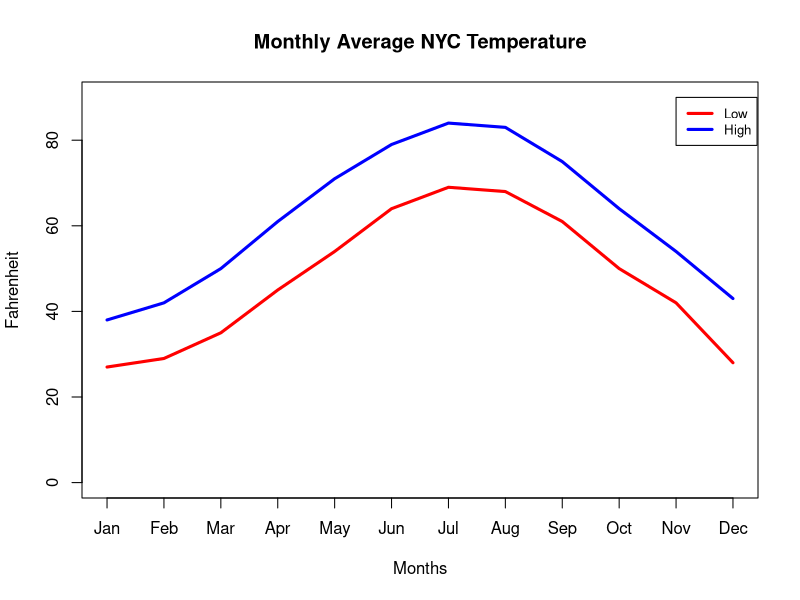

The R source for this figure: (Note: this script raises an error after producing the figure.)
fill <- "#4271AE"
line <- "#1F3552"
#rm(list = ls())

head(mtcars)

#1
Month=c('Jan','Feb','Mar','Apr','May','Jun','Jul','Aug','Sep','Oct','Nov','Dec')
high=c(38,42,50,61,71,79,84,83,75,64,54,43)
low=c(27,29,35,45,54,64,69,68,61,50,42,28)

lowts <- ts(low)
hights <- ts(high)

plot(hights, col="blue", lwd =3, ylim=c(0,90),xaxt='n', xlab="Months", ylab="Fahrenheit")
lines(lowts, col="red", lwd =3)
axis(1, at= 1:12, labels = Month)
title(main="Monthly Average NYC Temperature")

legend(11, 90, legend=c("Low", "High"),col=c("red", "blue"), lty=1:1, cex=0.8, lwd=3)

temperature<-data.frame(high,low)
temperature$group<-colnames(temperature)
temperature.m <-melt(temperature, id.vars="group")

ggplot(temperature.m, aes(variable, value))+geom_boxplot(fill = fill, colour = line, alpha = 0.7,
                                                  outlier.colour="black",outlier.shape=16,outlier.size=2,
                                                  notch=FALSE, show.legend = FALSE)+
  labs(x=" ", y="Frequency",title="High temperatures vs. Low temperatures")+
  theme_bw()

#2
set1=c(56,77,93,28,55,34,32,53,52,32,70,27,92,43,21,31,15,93,6,94)
set1Data<-data.frame(set1)
set1Data$group<-colnames(set1Data)


set2=c(72,51,65,31,31,52,61,42,37,45,29,38,21,44,61,63,62,58,76,66,40,68,33,50,38)
set2Data<-data.frame(set2)
set2Data$group<-colnames(set2Data)

set3=c(89,87,52,77,45,71,93,46,68,49,68,54,69,70,40)
set3Data<-data.frame(set3)
set3Data$group<-colnames(set3Data)

t<-rbind.fill(set1Data,set2Data,set3Data)
value<-array(c(set1,set2,set3))
df<-data.frame(value)
fff<-data.frame(df, t)
ggplot(fff, aes(group, value))+geom_boxplot(fill = fill, colour = line, alpha = 0.7,
                                                         outlier.colour="black",outlier.shape=16,outlier.size=2,
                                                         notch=FALSE, show.legend = FALSE)+
  labs(x=" ", y="Frequency",title="Boxplot")+
  theme_bw()

#3
x<-c(55,61,94,94,69,77,68,54,85,77,92,92,81,73,69,81,75,84,70,81,81,89,59,72,82,62)
hist(x)

a<-data.frame(x)
ggplot(a, aes(a$x)) +geom_histogram(fill = fill, colour = line, alpha = 0.7,
                                  binwidth=10, show.legend = FALSE)+
  labs(x=" ", y="Frequency",title="Histogram")+
  theme_bw()


ggplot(a, aes(x="", a$x))+geom_boxplot(fill = fill, colour = line, alpha = 0.7, width=0.5,
                                      outlier.colour="black",outlier.shape=16,outlier.size=2,
                                      notch=FALSE, show.legend = FALSE)+
  labs(x=" ", y="Frequency",title="Boxplot")+
  theme_bw()

stem(x)

#4
defect<-c(45,67,21,25,9,18,6,2)
names(defect)<-c("Wrong Supplier","Excess Count","Too Few Count","Wrong Size","Wrong Sterile Instrument Set",
            "Missing Item","Damaged Item","Other")

pareto.chart(defect,xlab="Error Type", ylab = "Error frequency", col=rainbow(length(defect)))
pareto.chart(defect, cumperc = seq(0, 100, by = 5), ylab2 = "Cumulative Percentage")